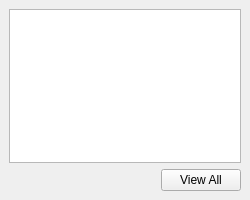
<?xml version="1.0" encoding="UTF-8"?>
<ui version="4.0">
 <class>UnreadMessageWindow</class>
 <widget class="QMainWindow" name="UnreadMessageWindow">
  <property name="geometry">
   <rect>
    <x>0</x>
    <y>0</y>
    <width>250</width>
    <height>200</height>
   </rect>
  </property>
  <property name="windowTitle">
   <string>MainWindow</string>
  </property>
  <widget class="QWidget" name="centralwidget">
   <layout class="QVBoxLayout" name="verticalLayout">
    <item>
     <widget class="QListView" name="listView"/>
    </item>
    <item>
     <layout class="QHBoxLayout" name="horizontalLayout">
      <item>
       <spacer name="horizontalSpacer">
        <property name="orientation">
         <enum>Qt::Horizontal</enum>
        </property>
        <property name="sizeHint" stdset="0">
         <size>
          <width>40</width>
          <height>20</height>
         </size>
        </property>
       </spacer>
      </item>
      <item>
       <widget class="QPushButton" name="viewAllButton">
        <property name="text">
         <string>View All</string>
        </property>
       </widget>
      </item>
     </layout>
    </item>
   </layout>
  </widget>
 </widget>
 <resources/>
 <connections/>
</ui>
